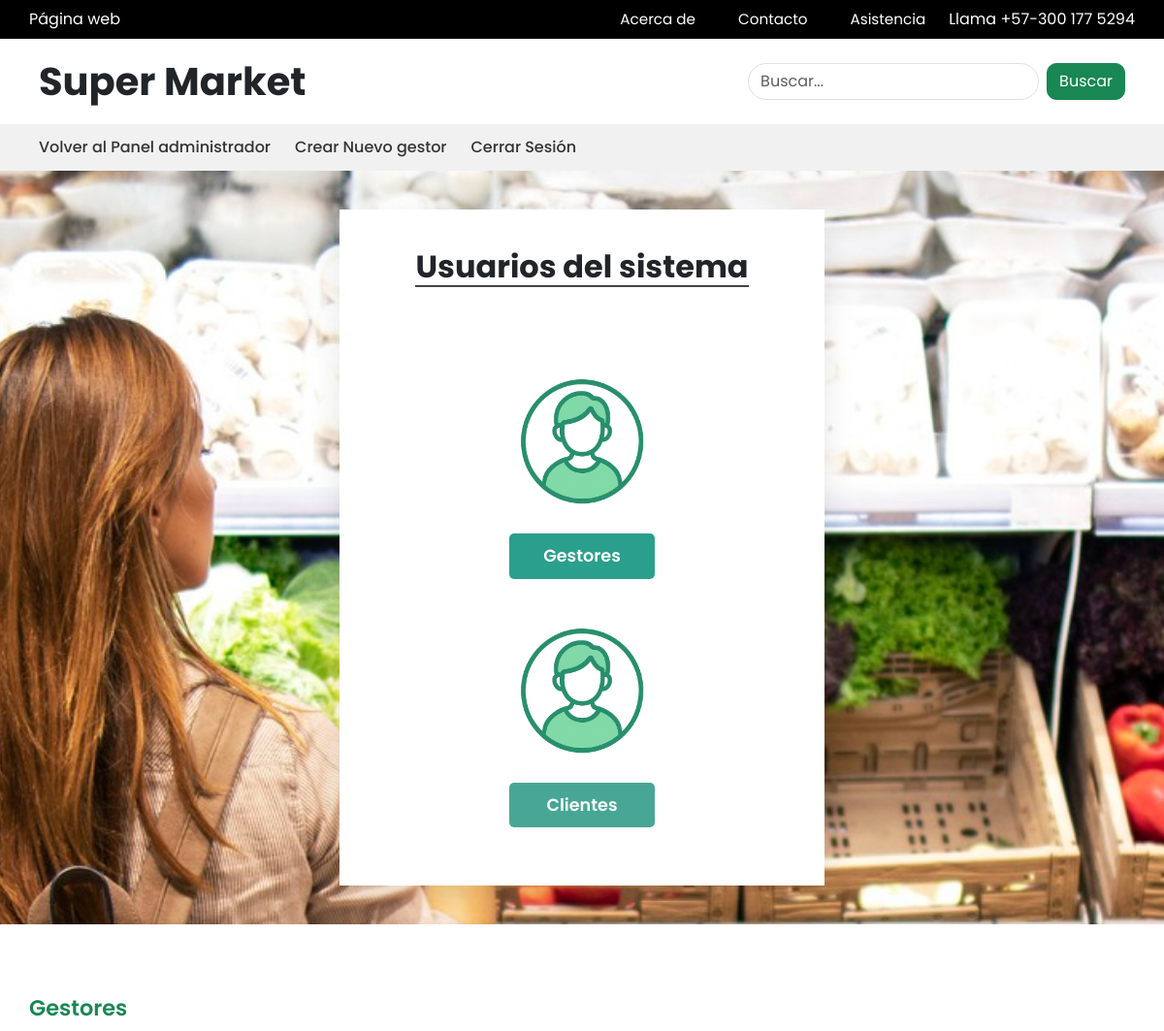
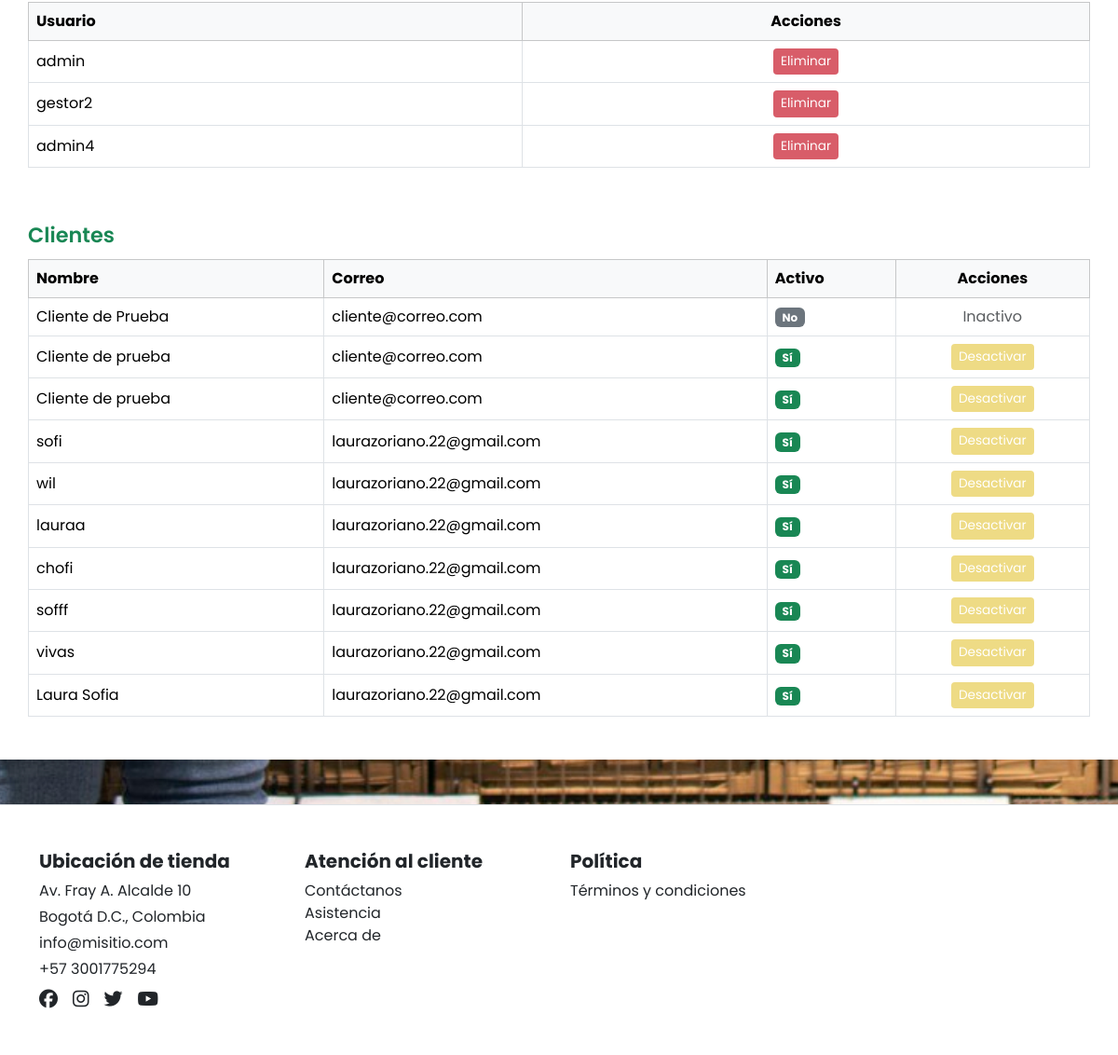
Page /superadmin/usuarios/ (signed in) on the committed database (2 pictures, top to bottom).
### pqrs/models.py (models this page shows, shortened)
class Gestor(models.Model):
    username = models.CharField(max_length=150, unique=True)
    password = models.CharField(max_length=128)
    activo = models.BooleanField(default=True)

class Cliente(models.Model):
    TIPO_ID = [
        ('CC', 'Cédula de Ciudadanía'),
        ('TI', 'Tarjeta de Identidad'),
    ]
    tipo_id = models.CharField(max_length=2, choices=TIPO_ID)
    numero_id = models.CharField(max_length=20, unique=True)
    nombre = models.CharField(max_length=100)
    correo = models.EmailField()
    telefono = models.CharField(max_length=15)
    contraseña = models.CharField(max_length=128)  # Se almacenará en forma cifrada
    activo = models.BooleanField(default=True)  # Permite desactivarlo sin borrarlo

### pqrs/views.py (the view)
# urls.py: path('superadmin/usuarios/', views.listar_usuarios, name='listar_usuarios'),
def listar_usuarios(request):
    if request.session.get('rol') != 'admin':
        return HttpResponse("Permiso denegado", status=403)
    clientes = Cliente.objects.all()
    gestores = Gestor.objects.all()
    return render(request, 'pqrs/listar_usuarios.html', {
        'clientes': clientes,
        'gestores': gestores
    })

### pqrs/templates/pqrs/listar_usuarios.html (shortened to what this page needs)
  {% load static %}
<!DOCTYPE html>
<html lang="es">
<head>
  <link href="https://cdn.jsdelivr.net/npm/bootstrap@5.3.3/dist/css/bootstrap.min.css" rel="stylesheet">
</head>
<body>
<div class="top-bar">
  <div>Página web</div>
  <div class="d-flex align-items-center gap-4">
    <a href="#">Acerca de</a>
    <a href="#">Contacto</a>
    <a href="#">Asistencia</a>
    <span>Llama +57-300 177 5294</span>
  </div>
</div>
<header class="header">
  <h1><a href="{% url 'index' %}" class="text-decoration-none text-dark">Super Market</a></h1>
  <div class="d-flex align-items-center">
    <input type="text" placeholder="Buscar..." class="form-control me-2" style="border-radius: 20px; max-width: 300px;">
    <button class="btn btn-success" style="border-radius: 10px;">Buscar</button>
  </div>
</header>
<nav>
  <a href="{% url 'index' %}">Volver al Panel administrador</a>
  <a href="{% url 'crear_gestor' %}">Crear Nuevo gestor</a>
  <a href="{% url 'logout_admin' %}">Cerrar Sesión</a>
</nav>
<div class="acceso-usuarios">
  <h2>Usuarios del sistema</h2>
  <div class="d-flex justify-content-center flex-wrap mt-4">
    <div class="usuario-opcion">
      <img src="{% static 'pqrs/img/usuario.png' %}" alt="Gestores">
      <a href="#gestores" class="btn-gestores">Gestores</a>
    </div>
    <div class="usuario-opcion">
      <img src="{% static 'pqrs/img/usuario.png' %}" alt="Clientes">
      <a href="#clientes" class="btn-clientes">Clientes</a>
    </div>
  </div>
</div>
<div class="main-container">
  <div id="gestores" class="section-title">Gestores</div>
  <div class="table-responsive">
    <table class="table table-hover table-bordered align-middle">
      <thead class="table-light">
        <tr>
          <th>Usuario</th>
          <th class="text-center">Acciones</th>
        </tr>
      </thead>
      <tbody>
        {% for g in gestores %}
        <tr>
          <td>{{ g.username }}</td>
          <td class="text-center">
            <a href="{% url 'eliminar_gestor' g.id %}" class="btn btn-sm btn-eliminar">Eliminar</a>
          </td>
        </tr>
        {% empty %}
        <tr><td colspan="2" class="text-center text-muted">No hay gestores registrados.</td></tr>
        {% endfor %}
      </tbody>
    </table>
  </div>
  <div id="clientes" class="section-title">Clientes</div>
  <div class="table-responsive">
    <table class="table table-hover table-bordered align-middle">
      <thead class="table-light">
        <tr>
          <th>Nombre</th>
          <th>Correo</th>
          <th>Activo</th>
          <th class="text-center">Acciones</th>
        </tr>
      </thead>
      <tbody>
        {% for c in clientes %}
        <tr>
          <td>{{ c.nombre }}</td>
          <td>{{ c.correo }}</td>
          <td>
            {% if c.activo %}
              <span class="badge bg-success">Sí</span>
            {% else %}
              <span class="badge bg-secondary">No</span>
            {% endif %}
          </td>
          <td class="text-center">
            {% if c.activo %}
              <a href="{% url 'desactivar_cliente' c.id %}" class="btn btn-sm btn-desactivar">Desactivar</a>
            {% else %}
              <span class="text-muted">Inactivo</span>
            {% endif %}
          </td>
        </tr>
        {% empty %}
        <tr><td colspan="4" class="text-center text-muted">No hay clientes registrados.</td></tr>
        {% endfor %}
      </tbody>
    </table>
  </div>
</div>
<footer class="bg-white py-5 mt-5 border-top">
  <div class="container">
    <div class="row row-cols-1 row-cols-md-4 g-4">
      <div>
        <h5 class="fw-bold">Ubicación de tienda</h5>
        <p class="mb-1">Av. Fray A. Alcalde 10</p>
        <p class="mb-1">Bogotá D.C., Colombia</p>
        <p class="mb-1">info@misitio.com</p>
        <p class="mb-2">+57 3001775294</p>
        <div class="d-flex gap-3">
          <a href="#"><i class="fab fa-facebook fa-lg text-dark"></i></a>
          <a href="#"><i class="fab fa-instagram fa-lg text-dark"></i></a>
          <a href="#"><i class="fab fa-twitter fa-lg text-dark"></i></a>
          <a href="#"><i class="fab fa-youtube fa-lg text-dark"></i></a>
        </div>
      </div>
      <div>
        <h5 class="fw-bold">Atención al cliente</h5>
        <ul class="list-unstyled">
          <li><a href="#" class="text-decoration-none text-dark">Contáctanos</a></li>
          <li><a href="#" class="text-decoration-none text-dark">Asistencia</a></li>
          <li><a href="#" class="text-decoration-none text-dark">Acerca de</a></li>
        </ul>
      </div>
      <div>
        <h5 class="fw-bold">Política</h5>
        <ul class="list-unstyled">
          <li><a href="#" class="text-decoration-none text-dark">Términos y condiciones</a></li>
        </ul>
      </div>
    </div>
  </div>
</footer>
</body>
</html>

### rows in the picture
Gestor: username "admin"
Gestor: username "gestor2"
Gestor: username "admin4"
Cliente: nombre "Cliente de Prueba", correo "cliente@correo.com", activo "No"
Cliente: nombre "Cliente de prueba", correo "cliente@correo.com", activo "Sí"
Cliente: nombre "Cliente de prueba", correo "cliente@correo.com", activo "Sí"
Cliente: nombre "sofi", correo "laurazoriano.22@gmail.com", activo "Sí"
Cliente: nombre "wil", correo "laurazoriano.22@gmail.com", activo "Sí"
Cliente: nombre "lauraa", correo "laurazoriano.22@gmail.com", activo "Sí"
Cliente: nombre "chofi", correo "laurazoriano.22@gmail.com", activo "Sí"
Cliente: nombre "sofff", correo "laurazoriano.22@gmail.com", activo "Sí"
Cliente: nombre "vivas", correo "laurazoriano.22@gmail.com", activo "Sí"
Cliente: nombre "Laura Sofia", correo "laurazoriano.22@gmail.com", activo "Sí"
